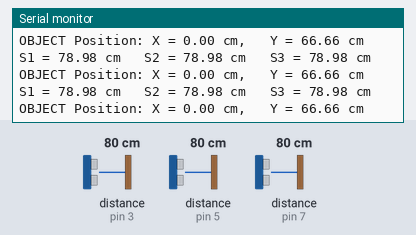
This sketch was run on a simulated Arduino Uno, built with avr-gcc and run on an emulated ATmega328P. On the bench: the last lines printed to the serial monitor. Wiring (inferred from the names in the program): 3 × ultrasonic range finder: trigger pin 2, echo pin 3 / trigger pin 4, echo pin 5 / trigger pin 6, echo pin 7. Inputs (shaded band) come from the test bench; at power-on: distance to the obstacle (sensors on pin 3, pin 5, pin 7) 80 cm. The echo pulse lasts 58.3 µs per cm.

Above: at 1.2 s.
1.3 s: distance to the obstacle (sensor on pin 3) set to 120 cm
At 1.7 s:
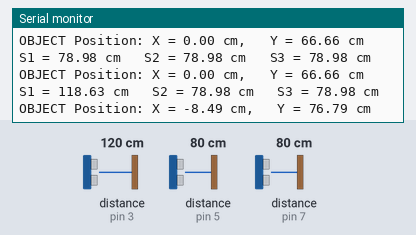
4.3 s: distance to the obstacle (sensor on pin 5) set to 2 cm
At 4.46 s:
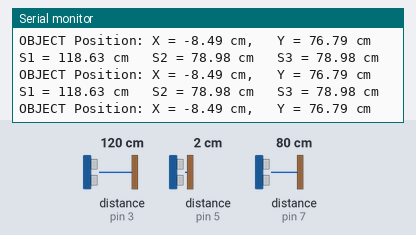
7.3 s: distance to the obstacle (sensor on pin 7) set to 250 cm
At 7.41 s:
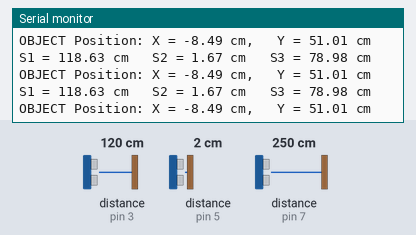
10.3 s: distance to the obstacle (sensor on pin 3) set to 18 cm
At 10.49 s:
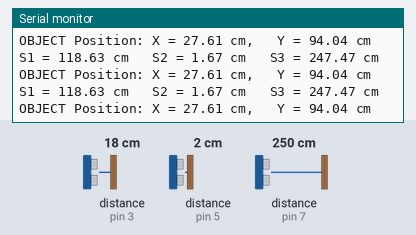
13.3 s: distance to the obstacle (sensor on pin 5) set to 4 cm
At 13.48 s:
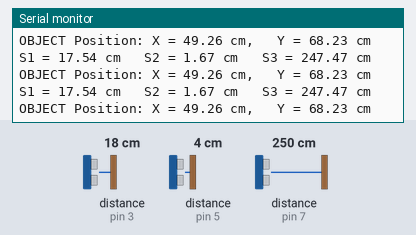
16.3 s: distance to the obstacle (sensor on pin 7) set to 2 cm
At 16.47 s:
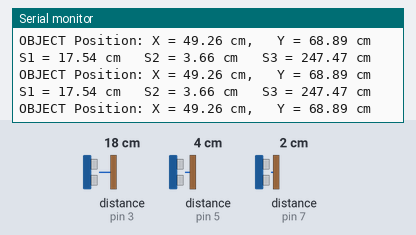
Timing chart, 0 to 19.3 s (numbered marks = the images above; inputs shaded):
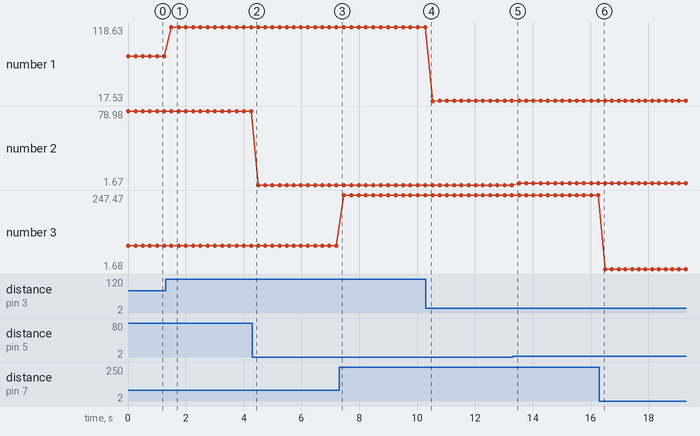

The sketch:

Ultrasonic_Sensors_Test_Code.ino
```cpp
// pin defs
#define TRIG1 2
#define ECHO1 3

#define TRIG2 4
#define ECHO2 5

#define TRIG3 6
#define ECHO3 7

// sensor geometry
const float spacing = 3.0;     // cm between sensors
const float angle1 = -40.0;    // S1 points 40° left
const float angle2 = 0.0;      // S2 straight
const float angle3 = 40.0;     // S3 points 40° right

// convert degrees→ radians
float rad(float deg) { return deg * 3.14159265 / 180.0; }


// setup
void setup() {
  Serial.begin(9600);

  pinMode(TRIG1, OUTPUT);  pinMode(ECHO1, INPUT);
  pinMode(TRIG2, OUTPUT);  pinMode(ECHO2, INPUT);
  pinMode(TRIG3, OUTPUT);  pinMode(ECHO3, INPUT);
}


// distance Reading Function
float readUltrasonic(int trig, int echo) {
  digitalWrite(trig, LOW);
  delayMicroseconds(2);

  digitalWrite(trig, HIGH);
  delayMicroseconds(10);
  digitalWrite(trig, LOW);

  long duration = pulseIn(echo, HIGH, 30000);  // timeout 30ms
  float distance = duration * 0.034 / 2;       // convert to cm
  return distance;
}


// convert polar reading (distance + angle)→ X/Y point
void sensorToXY(float distance, float angleDeg, float sensorX, float* outX, float* outY)
{
  float a = rad(angleDeg);
  *outX = sensorX + distance * sin(a);
  *outY = distance * cos(a);
}


// MAIN LOOP
void loop() {

  // all 3 sensors
  float d1 = readUltrasonic(TRIG1, ECHO1);
  float d2 = readUltrasonic(TRIG2, ECHO2);
  float d3 = readUltrasonic(TRIG3, ECHO3);

  // sensor X positions
  float x1 = -spacing;  // left sensor
  float x2 = 0;         // center sensor
  float x3 = spacing;   // right sensor

  // convert to XY coordinates
  float x_1, y_1;
  float x_2, y_2;
  float x_3, y_3;

  sensorToXY(d1, angle1, x1, &x_1, &y_1);
  sensorToXY(d2, angle2, x2, &x_2, &y_2);
  sensorToXY(d3, angle3, x3, &x_3, &y_3);

  // avg the estimates
  float X = (x_1 + x_2 + x_3) / 3.0;
  float Y = (y_1 + y_2 + y_3) / 3.0;


  // output
   Serial.print("S1 = "); Serial.print(d1);    Serial.print(" cm   ");
  Serial.print("S2 = "); Serial.print(d2); Serial.print(" cm   ");
  Serial.print("S3 = "); Serial.print(d3); Serial.println(" cm");

  Serial.print("OBJECT Position: X = ");
  Serial.print(X);
  Serial.print(" cm,   Y = ");
  Serial.print(Y);
  Serial.println(" cm\n");

  delay(200);
}
```

Measured:
- after the input at 1.3 s, the serial monitor: prints a new line after 0.20 s (image 1)
- plotted number 1: 78.98 → 118.63 after the input at 1.3 s, 118.63 → 17.54 after the input at 10.3 s
- plotted number 2: 78.98 → 1.67 after the input at 4.3 s, 1.67 → 3.66 after the input at 13.3 s
- plotted number 3: 78.98 → 247.47 after the input at 7.3 s, 247.47 → 1.68 after the input at 16.3 s
